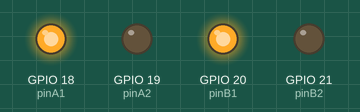
Recording of a sketch running on a simulated ESP32. Shown: output pins drawn as LEDs (lit = HIGH). What the sketch prints to the serial monitor is not drawn.

Above: at 2.02 s.
At 2.77 s:
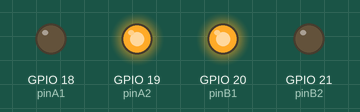
At 3.47 s:
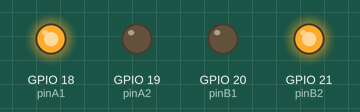
At 4.93 s:
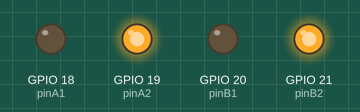
Timing chart, 0 to 5.2 s (numbered marks = the images above):
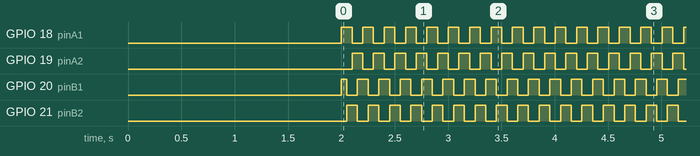

The sketch:

TestBipolarStepper.ino
```cpp
const uint8_t pinA1 = 18;
const uint8_t pinA2 = 19;
const uint8_t pinB1 = 20;
const uint8_t pinB2 = 21;

const bool bitSequence[] = { 1, 1, 0, 0 };
uint8_t stepIndex = 0;

void setup() {
  Serial.begin(115200);
  delay(2000);
  Serial.println("Starting");

  pinMode(pinA1, OUTPUT);
  pinMode(pinA2, OUTPUT);
  pinMode(pinB1, OUTPUT);
  pinMode(pinB2, OUTPUT);
}

void loop() {
  Serial.println(stepIndex);

  bool stateA1 = bitSequence[stepIndex];
  bool stateA2 = !stateA1;
  bool stateB1 = bitSequence[(stepIndex+1)%4];
  bool stateB2 = !stateB1;

  digitalWrite(pinA1, stateA1);
  digitalWrite(pinA2, stateA2);
  digitalWrite(pinB1, stateB1);
  digitalWrite(pinB2, stateB2);


  Serial.printf("%d %d %d %d\n",stateA1, stateA2, stateB1, stateB2 );

  stepIndex++;
  stepIndex = stepIndex++%4;


  delay(50); //Adjust to change speed, fastest speed is about 5ms per step
}
```

Measured:
- by itself, GPIO 18 (pinA1), GPIO 19 (pinA2), GPIO 20 (pinB1), GPIO 21 (pinB2): alternates HIGH for 0.10 s and LOW for 0.10 s
